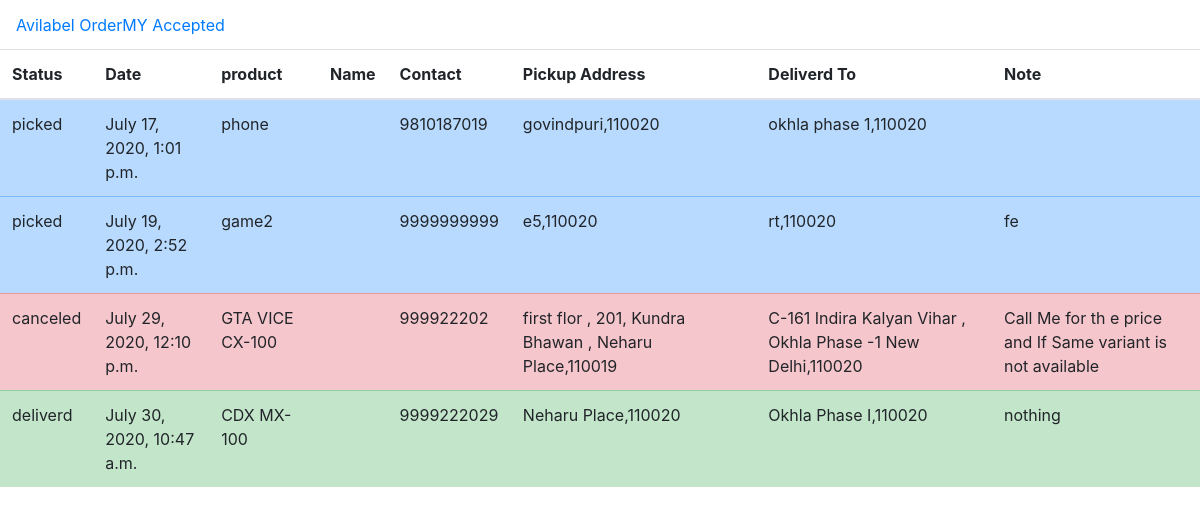
Before: /staff/accepted_order (signed in) with the older database file.
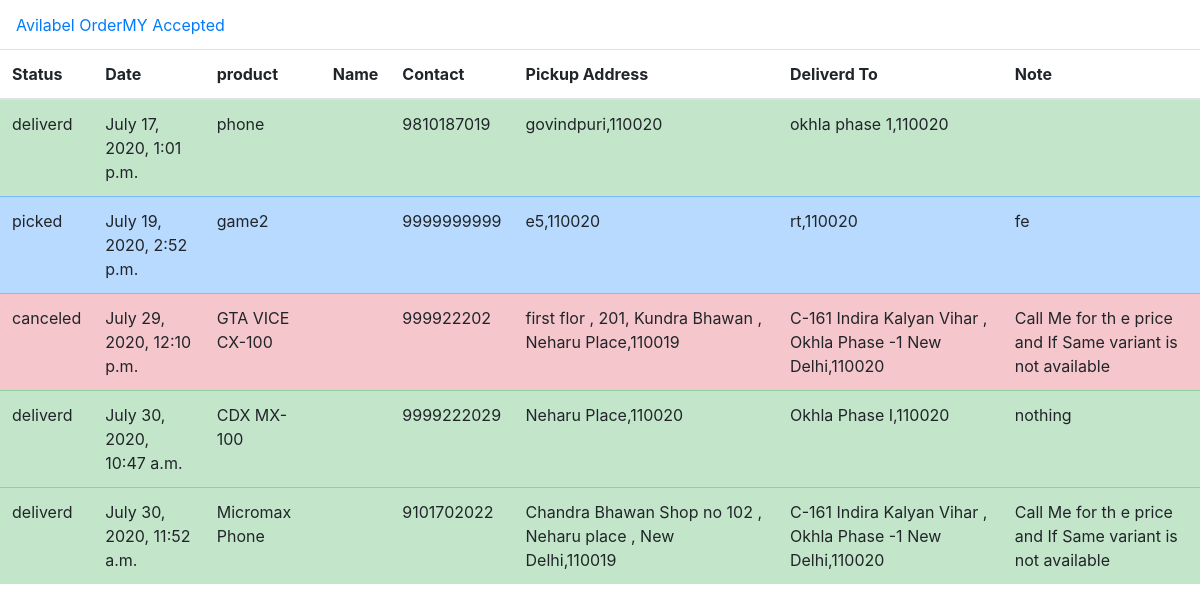
After: the same page with the newer database file.
### order/models.py (models this page shows)
class Order(models.Model):
    user_id= models.ForeignKey(User,on_delete=models.CASCADE)
    u_name = models.CharField(max_length=50)
    u_phone_no = models.CharField(max_length=10)
    u_delivery_address = models.CharField(max_length=350)
    u_pincode=models.CharField(max_length=6)
    u_delivery_note = models.CharField(max_length=300 , blank=True)
    product_list = models.CharField(max_length=350)
    shop_address = models.CharField(max_length=350 )
    shop_pincode = models.CharField(max_length=6)
    order_date = models.DateTimeField(auto_now_add=True )
    order_pending = models.BooleanField(default=True)
    order_picked = models.BooleanField(default=False)
    order_delivered = models.BooleanField(default=False)
    order_cancelled = models.BooleanField(default=False)
    delivery_staff = models.CharField(max_length=20 , default="null" )

### delivery_staff/views.py (the view)
# urls.py: path('accepted_order',views.accepted_order,name='accepted_order')
def accepted_order(request):
        if request.user.is_authenticated and request.user.is_staff==True:
            user = request.user.id
            obj = Order.objects.filter( delivery_staff = user )
            return render(request,'accepted_order.html',{'obj':obj})
        else:
            return redirect('index')

### templates/accepted_order.html (shortened to what this page needs)
<!DOCTYPE html>
<html lang="en">
<head>
    <link rel="stylesheet" href="https://maxcdn.bootstrapcdn.com/bootstrap/4.5.0/css/bootstrap.min.css">
</head>
<body>
<div  class='navbar nav navbar-default navbar-static-top'>
    <a href="{% url 'deliverystaff_index' %}" >Avilabel Order</a>
    <a href="{% url 'accepted_order' %}" >MY Accepted</a>
</div>
<table class="table table-hover">
   <thead>    <tr>
       <th>Status</th>
       <th>Date</th>
       <th>product</th>
       <th >Name</th>
       <th>Contact</th>
       <th>Pickup Address</th>
       <th>Deliverd To</th>
       <th>Note</th>
         </tr>
      </thead>
   <tbody>
 {% for order in obj %}
    {% if order.order_pending %}
    <tr class="table-primary" >
    {% elif order.order_picked%}
    <tr class="table-primary" >
    {% elif order.order_delivered %}
    <tr class="table-success" >
    {% elif order.order_cancelled %}
    <tr class="table-danger" >
    {% endif %}
      <td>
        {% if order.order_pending %}
        pending
        {% elif order.order_picked%}
              picked
        {% elif order.order_delivered %}
              deliverd
        {% elif order.order_cancelled %}
           canceled
        {% endif %}  </td>
       <td> {{order.order_date}}</td>
       <td> {{order.product_list}}</td>
       <td>{{order.U_name}}</td>
       <td>{{order.u_phone_no}}</td>
       <td> {{order.shop_address}},{{order.shop_pincode}}</td>
       <td> {{order.u_delivery_address}},{{order.u_pincode}}</td>
       <td>{{order.u_delivery_note}}</td>
    </tr>
    {% endfor %}
    </tbody>
</table>
</body>
</html>

Changed rows visible on the page:
changed Order "July 17, 2020, 1:01 p.m.": order_picked "picked" → "deliverd"
now on this page (row edited): Order: order_pending "deliverd", order_date "July 30, 2020, 11:52 a.m.", product_list "Micromax Phone", u_phone_no "9101702022", shop_address "Chandra Bhawan Shop no 102 , Neharu place , New Delhi", shop_pincode "110019", u_delivery_address "C-161 Indira Kalyan Vihar , Okhla Phase -1 New Delhi", u_pincode "110020", u_delivery_note "Call Me for th e price and If Same variant is not available"
